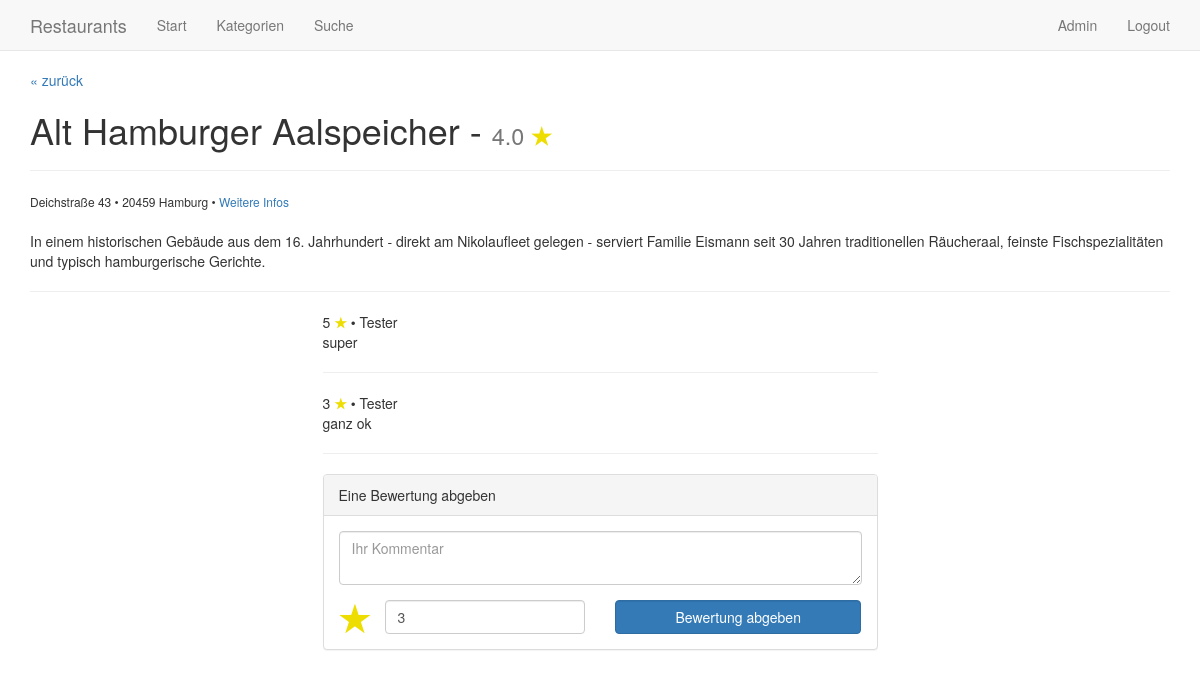
The app's page /detail/4 (signed in) with its own data.
### tables this page shows
CREATE TABLE user (
	id INTEGER PRIMARY KEY,
	name TEXT,
	email TEXT,
	password TEXT
);

CREATE TABLE restaurant (
        id INTEGER PRIMARY KEY,
        name TEXT,
        description TEXT,
        url TEXT,
        street TEXT,
        city TEXT,
        zip INTEGER      
);

CREATE TABLE rating (
	id INTEGER PRIMARY KEY,
	restaurant_id INTEGER,
	user_id INTEGER,
	rating INTEGER,
	text TEXT
);

### application.py (the view)
@app.route('/detail/<int:restaurant_id>')
def detail(restaurant_id): # Details zu einem Restaurant anzeigen
	restaurant = query_db('SELECT *, COALESCE(ROUND(AVG(rating), 1), 0.0) as avg_rating FROM restaurant LEFT JOIN rating ON restaurant.id = rating.restaurant_id WHERE restaurant.id = ?', (restaurant_id,), True)
	ratings = query_db('SELECT * FROM rating JOIN user ON rating.user_id = user.id WHERE restaurant_id = ?', (restaurant_id,))
	return render_template('detail.html', restaurant=restaurant, ratings=ratings, session_user=get_user(session.get('user_id')))

### application.py (called while the page is built)
def get_db():
	db = getattr(g, '_database', None)
	if db is None:
		db = g._database = sqlite3.connect(DATABASE)
	db.row_factory = sqlite3.Row
	return db

@app.teardown_appcontext
def close_connection(exception):
	db = getattr(g, '_database', None)
	if db is not None:
		db.close()

def query_db(query, args=(), one=False):
	cur = get_db().execute(query, args)
	rv = cur.fetchall()
	cur.close()
	return (rv[0] if rv else None) if one else rv

def get_user(user_id): # Einen User anhand seiner ID aus der Datenbank holen
	if user_id != None:
		user = query_db('SELECT * FROM user WHERE id = ?', (user_id,), True)
	else:
		user = None
	return user

### templates/detail.html (shortened to what this page needs)
{% extends "layout.html" %}
{% block navigation %}{{ super( ) }}{% endblock %}
{% block content %}
	<p><a href="#" onClick="if(document.referrer) {window.open(document.referrer,'_self');} else {history.go(-1);} return false;">&laquo; zurück</a></p>
	<h1>{{ restaurant['name'] }} - <small>{{ restaurant['avg_rating'] }} <span style="color: #ED0;"><strong>&#9733;</strong></span></small></h1>
	<hr>
	<span style="font-size: 12px;">
		{{ restaurant['street'] }} &bull; {{ restaurant['zip'] }} {{ restaurant['city'] }} &bull;
		<a target="_blank" href="{{ restaurant['url'] }}">Weitere Infos</a><br><br>
	</span>
	<p>{{ restaurant['description'] }}</p>
	<hr>
	<div class="row">
		<div class="col-sm-offset-3 col-sm-6">
			{% for rating in ratings %}
				{{ rating['rating'] }} <span style="color: #ED0;"><strong>&#9733;</strong></span> &bull; {{ rating['name'] }}<br>{{ rating['text'] }}
				<hr>
			{%endfor%}
		</div>
	</div>
	{% if session_user != None %}
	<div class="row">
		<div class="col-sm-offset-3 col-sm-6">
			<div class="panel panel-default">
				<div class="panel-heading">
					Eine Bewertung abgeben
				</div>
				<div class="panel-body">
					<form action="{{ url_for('.rate') }}" method="get">
						<div class="row">
 							<div class="col-md-12">
								<textarea name="text" placeholder="Ihr Kommentar" class="form-control" required="required"></textarea>
							</div>
							<div class="col-md-1">
								<span style="margin-top: 7px; display: block; font-size: 35px; height: 0px; color: #ED0;"><strong>&#9733;</strong></span>
							</div>
							<div class="col-md-5 text-center">
								<input style="margin-top: 15px;" class="form-control" type="number" name="rating" length="1" min="1" max="5" value="3">
							</div>
							<div class="col-md-6">
								<input type="submit" value="Bewertung abgeben" class="form-control btn btn-primary" style="margin-top: 15px;">
							</div>
						</div>
					</form>
				</div>
			</div>
		</div>
	{% endif %}
	</div>
{% endblock %}

### templates/layout.html (shortened to what this page needs)
<!doctype html>
<html>
	<head>
		<link rel="stylesheet" href="{{ url_for('static', filename='bootstrap.min.css') }}">
	</head>
	<body style="padding-top: 70px;">
		{% block navigation %}
		<nav class="navbar navbar-default navbar-fixed-top">
			<div class="container">
				<div class="navbar-header">
					<a class="navbar-brand" href="{{ url_for('.restaurants') }}">Restaurants</a>
				</div>
				<div id="navbar" class="navbar-collapse collapse">
					<ul class="nav navbar-nav">
						<li><a href="{{ url_for('.restaurants') }}">Start</a></li>
						<li><a href="{{ url_for('.categories') }}">Kategorien</a></li>
						<li><a href="{{ url_for('.search_form') }}">Suche</a></li>
					</ul>
					<ul class="nav navbar-nav navbar-right">
						{% if session_user != None %}
						<li><a href="{{ url_for('.user', user_id=session_user['id']) }}">{{ session_user['name'] }}</a></li>
						<li><a href="{{ url_for('.logout') }}">Logout</a></li>
						{% else %}
						<li><a href="{{ url_for('.register_form') }}">Registrieren</a></li>
						<li><a href="{{ url_for('.login_form') }}">Login</a></li>
						{% endif %}
					</ul>
				</div>
			</div>
		</nav>
		{% endblock %}
		<div class="container">
			{% block content %}{% endblock %}
		</div>
	</body>
</html>

### records on screen
user: name "Admin"
restaurant: name "Alt Hamburger Aalspeicher", street "Deichstraße 43", zip "20459", city "Hamburg", description "In einem historischen Gebäude aus dem 16. Jahrhundert - direkt am Nikolaufleet gelegen - serviert Familie Eismann seit 30 Jahren traditionellen Räucheraal, feinste Fischspezialitäten und typisch hamburgerische Gerichte."
rating: rating "5", name "Tester", text "super"
rating: rating "3", name "Tester", text "ganz ok"

### other values on screen
{{ restaurant['avg_rating'] }} "4.0"
